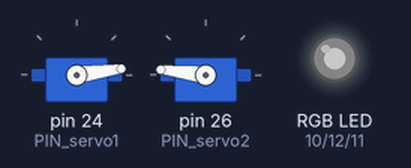
The sketch below on a simulated Arduino Mega 2560, built with avr-gcc and run on an emulated ATmega2560. On the bench: 2 × servo, an RGB LED mixed from three pins (HIGH = lit). Dim RGB values are drawn brighter than linear; random numbers use the default seed unless the sketch sets one; what the sketch prints to the serial monitor is not drawn.

Above: at 0.68 s.
At 5.7 s:
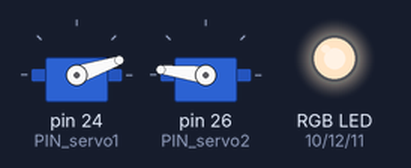
At 13.9 s:
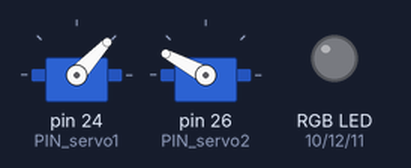
At 24.9 s:
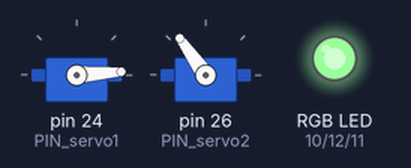
At 31.0 s:
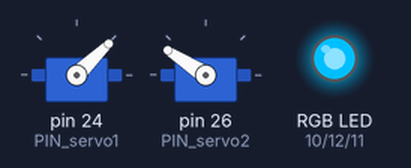
At 38.5 s:
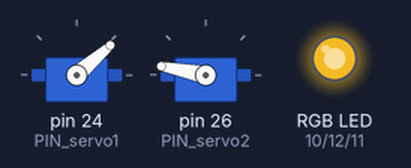
Timing chart, 0 to 40.0 s (numbered marks = the images above):
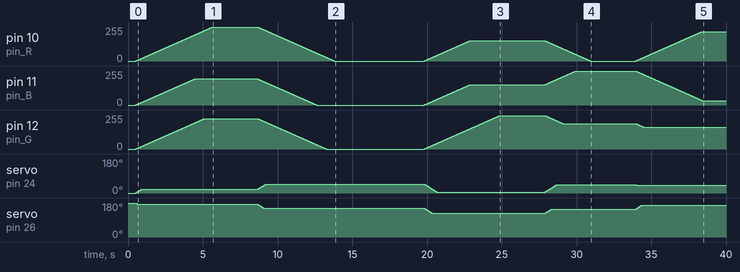

The sketch:

testLedRGB.ino
```cpp
#include <Servo.h>

#include "colores.hpp"

#define PIN_servo1 24
#define PIN_servo2 26


Servo servo1;
Servo servo2;

int pin_R = 10;
int pin_B = 11;
int pin_G = 12;

void setup() {
  Serial.begin(115200);

  servo1.attach(PIN_servo1);
  servo1.write(0);
  servo2.attach(PIN_servo2);
  servo2.write(180);

  pinMode(pin_R, OUTPUT);
  pinMode(pin_B, OUTPUT);
  pinMode(pin_G, OUTPUT);

  cargarVecctorColores();
}

int ccc = 0;
int i;
colorX currentColor = colorXList[8];

long randomNumber, randomNumber2;
int sa1 = 0;
int sa2 = 180;

void loop() {

  colorX cl = colorXList[random(0, 150)];
  changeColor(currentColor, cl);
  currentColor = cl;

  delay(3000);
}

void changeColor(colorX cFrom, colorX cTo) {
  int cR = cFrom.r;
  int cG = cFrom.g;
  int cB = cFrom.b;

  randomNumber = random(1, 90);
  randomNumber2 = random(120, 180);

  while (cR != cTo.r || cG != cTo.g || cB != cTo.b) {

    if (cR != cTo.r) {
      if (cR < cTo.r) cR++;
      else cR--;
    }

    if (cG != cTo.g) {
      if (cG < cTo.g) cG++;
      else cG--;
    }

    if (cB != cTo.b) {
      if (cB < cTo.b) cB++;
      else cB--;
    }

    analogWrite(pin_R, cR);
    analogWrite(pin_B, cB);
    analogWrite(pin_G, cG);

    if (sa1 != randomNumber) {
      if (sa1 < randomNumber) sa1++;
      else sa1--;
    }

    if (sa2 != randomNumber2) {
      if (sa2 < randomNumber2) sa2++;
      else sa2--;
    }

    servo1.write(sa1);
    servo2.write(sa2);

    delay(20);
  }
}
```

colores.hpp
```cpp
class colorX {
public:
  //ConexionDispocitivo();
  //ConexionDispocitivo(String _dispocitivoID);
  bool select = false;
  uint16_t colorHEX;
  int r;
  int g;
  int b;
  String nombre;

  int posX;
  int posY;

  void setSelect(bool _select);
  void setEstado(String _nombre, int _r, int _g, int _b, uint16_t _colorHex, int _posX, int _posY);
};

void colorX::setSelect(bool _select) {
  select = _select;

  Serial.print("select color: " + nombre + " posX: " + String(posX) + " posY: " + String(posY));


  Serial.println(" hex: " + String(colorHEX));
  //fillRect
  //drawRect
}


void colorX::setEstado(String _nombre, int _r, int _g, int _b, uint16_t _colorHex, int _posX, int _posY) {
  nombre = _nombre;
  r = _r;
  g = _g;
  b = _b;
  colorHEX = _colorHex;
  posX = _posX;
  posY = _posY;

  setSelect(false);
};


const int maxColors = 150;
colorX colorXList[maxColors];  // An array of MyClass objects using default constructor

void cargarVecctorColores() {
  colorXList[0].setEstado("AliceBlue", 240, 248, 255, 0xF0F8FF, 0, 0);
  colorXList[1].setEstado("Amethyst", 153, 102, 204, 0x9966CC, 1, 0);
  colorXList[2].setEstado("AntiqueWhite", 250, 235, 215, 0xFAEBD7, 2, 0);
  colorXList[3].setEstado("Aqua", 0, 255, 255, 0x00FFFF, 3, 0);
  colorXList[4].setEstado("Aquamarine", 127, 255, 212, 0x7FFFD4, 4, 0);
  colorXList[5].setEstado("Azure", 240, 255, 255, 0xF0FFFF, 5, 0);
  colorXList[6].setEstado("Beige", 245, 245, 220, 0xF5F5DC, 6, 0);
  colorXList[7].setEstado("Bisque", 255, 228, 196, 0xFFE4C4, 7, 0);
  colorXList[8].setEstado("Black", 0, 0, 0, 0x000000, 0, 1);
  colorXList[9].setEstado("BlanchedAlmond", 255, 235, 205, 0xFFEBCD, 1, 1);
  colorXList[10].setEstado("Blue", 0, 0, 255, 0x0000FF, 2, 1);
  colorXList[11].setEstado("BlueViolet", 138, 43, 226, 0x8A2BE2, 3, 1);
  colorXList[12].setEstado("Brown", 165, 42, 42, 0xA52A2A, 4, 1);
  colorXList[13].setEstado("BurlyWood", 222, 184, 135, 0xDEB887, 5, 1);
  colorXList[14].setEstado("CadetBlue", 95, 158, 160, 0x5F9EA0, 6, 1);
  colorXList[15].setEstado("Chartreuse", 127, 255, 0, 0x7FFF00, 7, 1);
  colorXList[16].setEstado("Chocolate", 210, 105, 30, 0xD2691E, 0, 2);
  colorXList[17].setEstado("Coral", 255, 127, 80, 0xFF7F50, 1, 2);
  colorXList[18].setEstado("CornflowerBlue", 100, 149, 237, 0x6495ED, 2, 2);
  colorXList[19].setEstado("Cornsilk", 255, 248, 220, 0xFFF8DC, 3, 2);
  colorXList[20].setEstado("Crimson", 220, 20, 60, 0xDC143C, 4, 2);
  colorXList[21].setEstado("Cyan", 0, 255, 255, 0x00FFFF, 5, 2);
  colorXList[22].setEstado("DarkBlue", 0, 0, 139, 0x00008B, 6, 2);
  colorXList[23].setEstado("DarkCyan", 0, 139, 139, 0x008B8B, 7, 2);
  colorXList[24].setEstado("DarkGoldenrod", 184, 134, 11, 0xB8860B, 0, 3);
  colorXList[25].setEstado("DarkGray", 169, 169, 169, 0xA9A9A9, 1, 3);
  colorXList[26].setEstado("DarkGrey", 169, 169, 169, 0xA9A9A9, 2, 3);
  colorXList[27].setEstado("DarkGreen", 0, 100, 0, 0x006400, 3, 3);
  colorXList[28].setEstado("DarkKhaki", 189, 183, 107, 0xBDB76B, 4, 3);
  colorXList[29].setEstado("DarkMagenta", 139, 0, 139, 0x8B008B, 5, 3);
  colorXList[30].setEstado("DarkOliveGreen", 85, 107, 47, 0x556B2F, 6, 3);
  colorXList[31].setEstado("DarkOrange", 255, 140, 0, 0xFF8C00, 7, 3);
  colorXList[32].setEstado("DarkOrchid", 153, 50, 204, 0x9932CC, 0, 4);
  colorXList[33].setEstado("DarkRed", 139, 0, 0, 0x8B0000, 1, 4);
  colorXList[34].setEstado("DarkSalmon", 233, 150, 122, 0xE9967A, 2, 4);
  colorXList[35].setEstado("DarkSeaGreen", 143, 188, 143, 0x8FBC8F, 3, 4);
  colorXList[36].setEstado("DarkSlateBlue", 72, 61, 139, 0x483D8B, 4, 4);
  colorXList[37].setEstado("DarkSlateGray", 47, 79, 79, 0x2F4F4F, 5, 4);
  colorXList[38].setEstado("DarkSlateGrey", 47, 79, 79, 0x2F4F4F, 6, 4);
  colorXList[39].setEstado("DarkTurquoise", 0, 206, 209, 0x00CED1, 7, 4);
  colorXList[40].setEstado("DarkViolet", 148, 0, 211, 0x9400D3, 0, 5);
  colorXList[41].setEstado("DeepPink", 255, 20, 147, 0xFF1493, 1, 5);
  colorXList[42].setEstado("DeepSkyBlue", 0, 191, 255, 0x00BFFF, 2, 5);
  colorXList[43].setEstado("DimGray", 105, 105, 105, 0x696969, 3, 5);
  colorXList[44].setEstado("DimGrey", 105, 105, 105, 0x696969, 4, 5);
  colorXList[45].setEstado("DodgerBlue", 30, 144, 255, 0x1E90FF, 5, 5);
  colorXList[46].setEstado("FireBrick", 178, 34, 34, 0xB22222, 6, 5);
  colorXList[47].setEstado("FloralWhite", 255, 250, 240, 0xFFFAF0, 7, 5);
  colorXList[48].setEstado("ForestGreen", 34, 139, 34, 0x228B22, 0, 6);
  colorXList[49].setEstado("Fuchsia", 255, 0, 255, 0xFF00FF, 1, 6);
  colorXList[50].setEstado("Gainsboro", 220, 220, 220, 0xDCDCDC, 2, 6);
  colorXList[51].setEstado("GhostWhite", 248, 248, 255, 0xF8F8FF, 3, 6);
  colorXList[52].setEstado("Gold", 255, 215, 0, 0xFFD700, 4, 6);
  colorXList[53].setEstado("Goldenrod", 218, 165, 32, 0xDAA520, 5, 6);
  colorXList[54].setEstado("Gray", 128, 128, 128, 0x808080, 6, 6);
  colorXList[55].setEstado("Grey", 128, 128, 128, 0x808080, 7, 6);
  colorXList[56].setEstado("Green", 0, 128, 0, 0x008000, 0, 7);
  colorXList[57].setEstado("GreenYellow", 173, 255, 47, 0xADFF2F, 1, 7);
  colorXList[58].setEstado("Honeydew", 240, 255, 240, 0xF0FFF0, 2, 7);
  colorXList[59].setEstado("HotPink", 255, 105, 180, 0xFF69B4, 3, 7);
  colorXList[60].setEstado("IndianRed", 205, 92, 92, 0xCD5C5C, 4, 7);
  colorXList[61].setEstado("Indigo", 75, 0, 130, 0x4B0082, 5, 7);
  colorXList[62].setEstado("Ivory", 255, 255, 240, 0xFFFFF0, 6, 7);
  colorXList[63].setEstado("Khaki", 240, 230, 140, 0xF0E68C, 7, 7);
  colorXList[64].setEstado("Lavender", 230, 230, 250, 0xE6E6FA, 0, 8);
  colorXList[65].setEstado("LavenderBlush", 255, 240, 245, 0xFFF0F5, 1, 8);
  colorXList[66].setEstado("LawnGreen", 124, 252, 0, 0x7CFC00, 2, 8);
  colorXList[67].setEstado("LemonChiffon", 255, 250, 205, 0xFFFACD, 3, 8);
  colorXList[68].setEstado("LightBlue", 173, 216, 230, 0xADD8E6, 4, 8);
  colorXList[69].setEstado("LightCoral", 240, 128, 128, 0xF08080, 5, 8);
  colorXList[70].setEstado("LightCyan", 224, 255, 255, 0xE0FFFF, 6, 8);
  colorXList[71].setEstado("LightGoldenrodYellow", 250, 250, 210, 0xFAFAD2, 7, 8);
  colorXList[72].setEstado("LightGreen", 144, 238, 144, 0x90EE90, 0, 9);
  colorXList[73].setEstado("LightGrey", 211, 211, 211, 0xD3D3D3, 1, 9);
  colorXList[74].setEstado("LightPink", 255, 182, 193, 0xFFB6C1, 2, 9);
  colorXList[75].setEstado("LightSalmon", 255, 160, 122, 0xFFA07A, 3, 9);
  colorXList[76].setEstado("LightSeaGreen", 32, 178, 170, 0x20B2AA, 4, 9);
  colorXList[77].setEstado("LightSkyBlue", 135, 206, 250, 0x87CEFA, 5, 9);
  colorXList[78].setEstado("LightSlateGray", 119, 136, 153, 0x778899, 6, 9);
  colorXList[79].setEstado("LightSlateGrey", 119, 136, 153, 0x778899, 7, 9);
  colorXList[80].setEstado("LightSteelBlue", 176, 196, 222, 0xB0C4DE, 0, 10);
  colorXList[81].setEstado("LightYellow", 255, 255, 224, 0xFFFFE0, 1, 10);
  colorXList[82].setEstado("Lime", 0, 255, 0, 0x00FF00, 2, 10);
  colorXList[83].setEstado("LimeGreen", 50, 205, 50, 0x32CD32, 3, 10);
  colorXList[84].setEstado("Linen", 250, 240, 230, 0xFAF0E6, 4, 10);
  colorXList[85].setEstado("Magenta", 255, 0, 255, 0xFF00FF, 5, 10);
  colorXList[86].setEstado("Maroon", 128, 0, 0, 0x800000, 6, 10);
  colorXList[87].setEstado("MediumAquamarine", 102, 205, 170, 0x66CDAA, 7, 10);
  colorXList[88].setEstado("MediumBlue", 0, 0, 205, 0x0000CD, 0, 11);
  colorXList[89].setEstado("MediumOrchid", 186, 85, 211, 0xBA55D3, 1, 11);
  colorXList[90].setEstado("MediumPurple", 147, 112, 219, 0x9370DB, 2, 11);
  colorXList[91].setEstado("MediumSeaGreen", 60, 179, 113, 0x3CB371, 3, 11);
  colorXList[92].setEstado("MediumSlateBlue", 123, 104, 238, 0x7B68EE, 4, 11);
  colorXList[93].setEstado("MediumSpringGreen", 0, 250, 154, 0x00FA9A, 5, 11);
  colorXList[94].setEstado("MediumTurquoise", 72, 209, 204, 0x48D1CC, 6, 11);
  colorXList[95].setEstado("MediumVioletRed", 199, 21, 133, 0xC71585, 7, 11);
  colorXList[96].setEstado("MidnightBlue", 25, 25, 112, 0x191970, 0, 12);
  colorXList[97].setEstado("MintCream", 245, 255, 250, 0xF5FFFA, 1, 12);
  colorXList[98].setEstado("MistyRose", 255, 228, 225, 0xFFE4E1, 2, 12);
  colorXList[99].setEstado("Moccasin", 255, 228, 181, 0xFFE4B5, 3, 12);
  colorXList[100].setEstado("NavajoWhite", 255, 222, 173, 0xFFDEAD, 4, 12);
  colorXList[101].setEstado("Navy", 0, 0, 128, 0x000080, 5, 12);
  colorXList[102].setEstado("OldLace", 253, 245, 230, 0xFDF5E6, 6, 12);
  colorXList[103].setEstado("Olive", 128, 128, 0, 0x808000, 7, 12);
  colorXList[104].setEstado("OliveDrab", 107, 142, 35, 0x6B8E23, 0, 13);
  colorXList[105].setEstado("Orange", 255, 165, 0, 0xFFA500, 1, 13);
  colorXList[106].setEstado("OrangeRed", 255, 69, 0, 0xFF4500, 2, 13);
  colorXList[107].setEstado("Orchid", 218, 112, 214, 0xDA70D6, 3, 13);
  colorXList[108].setEstado("PaleGoldenrod", 238, 232, 170, 0xEEE8AA, 4, 13);
  colorXList[109].setEstado("PaleGreen", 152, 251, 152, 0x98FB98, 5, 13);
  colorXList[110].setEstado("PaleTurquoise", 175, 238, 238, 0xAFEEEE, 6, 13);
  colorXList[111].setEstado("PaleVioletRed", 219, 112, 147, 0xDB7093, 7, 13);

  colorXList[112].setEstado("PapayaWhip", 255, 239, 213, 0xFFEFD5, 0, 14);
  colorXList[113].setEstado("PeachPuff", 255, 218, 185, 0xFFDAB9, 1, 14);
  colorXList[114].setEstado("Peru", 205, 133, 63, 0xCD853F, 2, 14);
  colorXList[115].setEstado("Pink", 255, 192, 203, 0xFFC0CB, 3, 14);
  colorXList[116].setEstado("Plaid", 204, 85, 51, 0xCC5533, 4, 14);
  colorXList[117].setEstado("Plum", 221, 160, 221, 0xDDA0DD, 5, 14);
  colorXList[118].setEstado("PowderBlue", 176, 224, 230, 0xB0E0E6, 6, 14);
  colorXList[119].setEstado("Purple", 128, 0, 128, 0x800080, 7, 14);
}


// colorX getColores(direccionEum direccion) {
//   colorX colorXsel = colorXList[indexSelColor];
//   colorXsel.setSelect(false);

//   Serial.print(String(direccion) + " - indexSelColor color: " + String(indexSelColor));

//   if (direccion == dir_rigth) {
//     if (colorXsel.posX == 7) {
//       indexSelColor = indexSelColor - 7;
//     } else {
//       indexSelColor++;
//     }

//   } else if (direccion == dir_left) {
//     if (colorXsel.posX == 0) {
//       indexSelColor = indexSelColor + 7;
//     } else {
//       indexSelColor--;
//     }

//   } else if (direccion == dir_up) {
//     if (colorXsel.posY == 0) {
//       indexSelColor = 104 + indexSelColor;
//     } else {
//       indexSelColor = indexSelColor - 8;
//     }

//   } else if (direccion == dir_down) {
//     if (colorXsel.posY == 13) {
//       indexSelColor = indexSelColor - 104;
//     } else {
//       indexSelColor = indexSelColor + 8;
//     }
//   }

//   colorXsel = colorXList[indexSelColor];
//   colorXsel.setSelect(true);

//   Serial.println("-  indexSelColor despues color: " + String(indexSelColor));
//   Serial.println("rgb: " + String(colorXsel.r) + ";" + String(colorXsel.g) + ";" + String(colorXsel.b));
//   Serial.println(colorXsel.r);
//   Serial.println(colorXsel.g);
//   Serial.println(colorXsel.b);


//   return colorXsel;
// }
```
